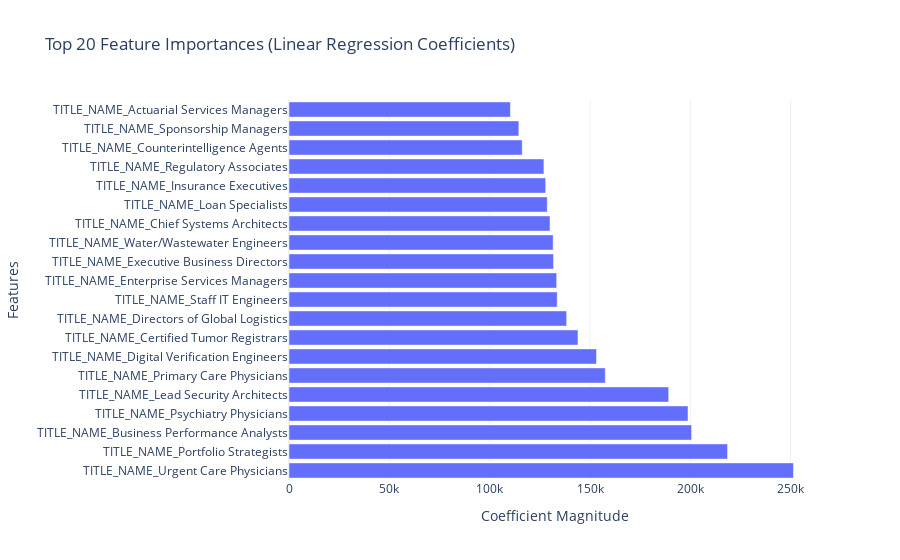

Write notebook code for a chart like this one.
### Markdown cell above
The scatter plot shows the model’s prediction performance. The x-axis represents the actual salary, and the y-axis shows the predicted salary. The red dashed line represents a perfect prediction line. Overall, the model captures the general trend of salary changes fairly well. However, in the higher salary range, especially for jobs over 200,000 dollars per year, the model tends to underestimate salaries and shows larger prediction errors. In the lower salary range, especially for jobs below 100,000 dollars, the model predicts more accurately.

This suggests that while the model provides helpful salary estimates, job seekers should use it carefully, especially when applying for high-paying positions. It is important to also consider personal background, industry trends, and specific job requirements. For those targeting high salaries, additional preparation, such as improving professional skills and gaining more experience, can help address the model's potential underestimation.

### Code cell
import plotly.graph_objects as go

feature_importance = pd.Series(lr_model.coef_, index=X_train.columns)

feature_importance = feature_importance.abs().sort_values(ascending=False).head(20)

fig = go.Figure(go.Bar(
    x=feature_importance.values,
    y=feature_importance.index,
    orientation='h'
))

fig.update_layout(
    title="Top 20 Feature Importances (Linear Regression Coefficients)",
    xaxis_title="Coefficient Magnitude",
    yaxis_title="Features",
    template="plotly_white"
)

fig.show()

### Figure 1 — Plotly figure (JSON) as saved in the notebook; plotly's stock layout.template omitted (floating-point values rounded to 4 significant figures)
{"data": [{"orientation": "h", "type": "bar", "x": [251400.0, 218500.0, 200600.0, 198800.0, 189200.0, 157600.0, 153200.0, 144000.0, 138400.0, 133700.0, 133400.0, 131800.0, 131600.0, 130100.0, 128700.0, 127900.0, 127000.0, 116200.0, 114500.0, 110300.0], "y": ["TITLE_NAME_Urgent Care Physicians", "TITLE_NAME_Portfolio Strategists", "TITLE_NAME_Business Performance Analysts", "TITLE_NAME_Psychiatry Physicians", "TITLE_NAME_Lead Security Architects", "TITLE_NAME_Primary Care Physicians", "TITLE_NAME_Digital Verification Engineers", "TITLE_NAME_Certified Tumor Registrars", "TITLE_NAME_Directors of Global Logistics", "TITLE_NAME_Staff IT Engineers", "TITLE_NAME_Enterprise Services Managers", "TITLE_NAME_Executive Business Directors", "TITLE_NAME_Water/Wastewater Engineers", "TITLE_NAME_Chief Systems Architects", "TITLE_NAME_Loan Specialists", "TITLE_NAME_Insurance Executives", "TITLE_NAME_Regulatory Associates", "TITLE_NAME_Counterintelligence Agents", "TITLE_NAME_Sponsorship Managers", "TITLE_NAME_Actuarial Services Managers"]}], "layout": {"title": {"text": "Top 20 Feature Importances (Linear Regression Coefficients)"}, "xaxis": {"title": {"text": "Coefficient Magnitude"}}, "yaxis": {"title": {"text": "Features"}}}}
